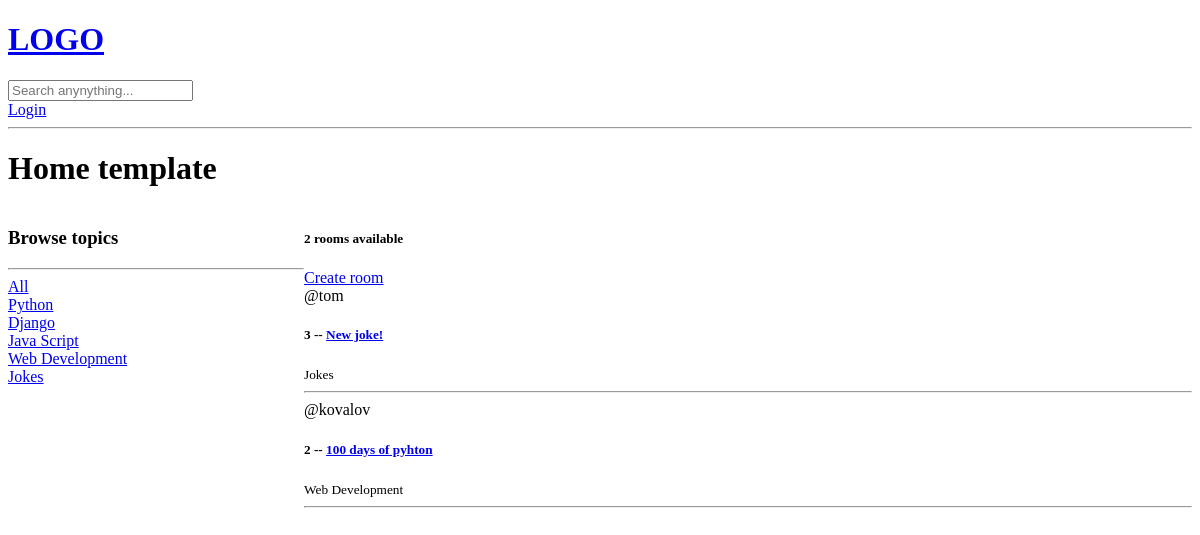
/, run on an earlier commit of the app's database.
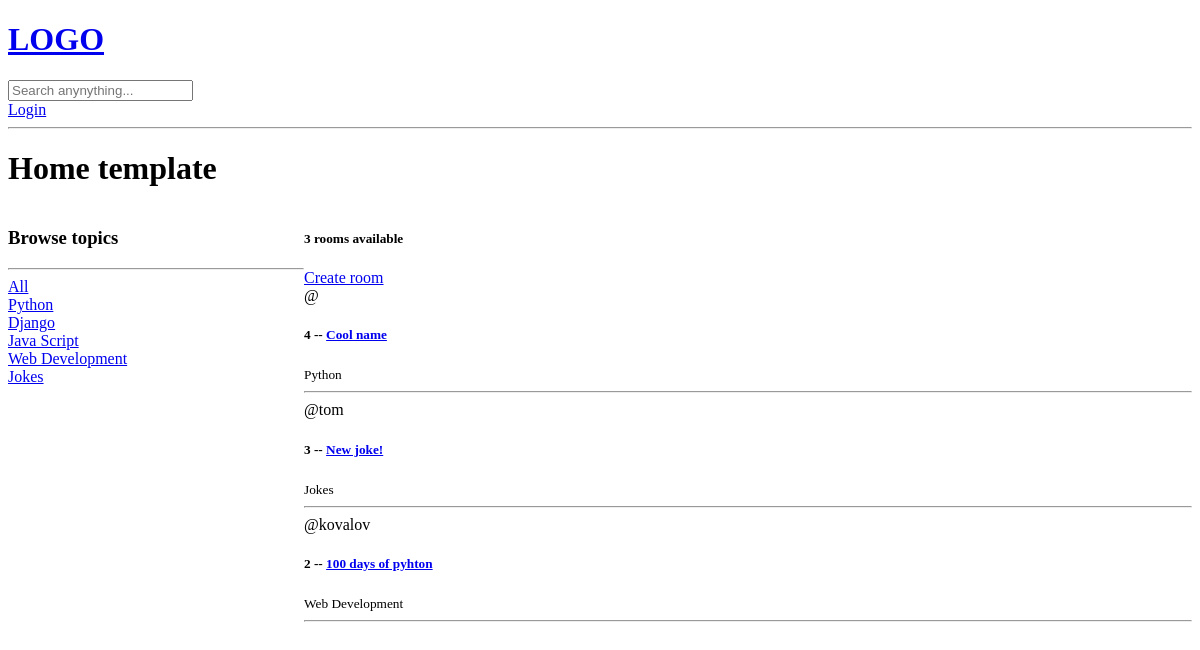
And on a later commit of the database.
### base/models.py (models this page shows, shortened)
class Topic(models.Model):
    name = models.CharField(max_length=200)

class Room(models.Model):
    host = models.ForeignKey(User, on_delete=models.SET_NULL, null=True)
    topic = models.ForeignKey(Topic, on_delete=models.SET_NULL, null= True)
    name = models.CharField(max_length=200, verbose_name="Room name")
    description = models.TextField(max_length=600, null=True, blank=True)
    updated = models.DateTimeField(auto_now=True)
    created = models.DateTimeField(auto_now_add=True)
    class Meta:
        ordering = ['-updated', '-created']

### base/views.py (the view)
# urls.py: path('', views.home, name="home-page"),
def home(request):
    q = request.GET.get('q') if request.GET.get('q') is not None else ''
    rooms = models.Room.objects.filter(
        Q(topic__name__contains=q) |
        Q(name__icontains=q) |
        Q(description__icontains=q)
    )
    topics = models.Topic.objects.all()
    room_count = rooms.count()
    context = {
        'rooms': rooms,
        'topics': topics,
        'room_count': room_count,
    }
    return render(request, 'base/home.html', context=context)

### base/templates/base/home.html (shortened to what this page needs)
{% extends 'main.html' %} {% block content %}
<h1>Home template</h1>
<div class="home-container">
  <div>
    <h3>Browse topics</h3>
    <hr />
    <div>
      <a href="{% url 'home-page' %}">All</a>
    </div>
    {% for topic in topics%}
    <div>
      <a href="{% url 'home-page' %}?q={{topic.name}} ">{{topic.name}}</a>
    </div>
    {% endfor %}
  </div>
  <div>
    <h5>{{room_count}} rooms available</h5>
    <a href="{% url 'create-room' %}">Create room</a>
    <div>
      {% for room in rooms %}
      <div>
        <span>@{{room.host.username}}</span>
        <h5>
          {{room.id}} --
          <a href="{% url 'room-page' room.id %}">{{room.name}}</a>
        </h5>
        <small>{{room.topic.name}}</small>
        <hr />
      </div>
      {% endfor %}
    </div>
  </div>
</div>
{% endblock content %}

What changed in the data, as far as the page shows it:
added Room: id "4", name "Cool name", topic.name "Python"
Also different on the page:
{{ room_count }}: "2" → "3"
